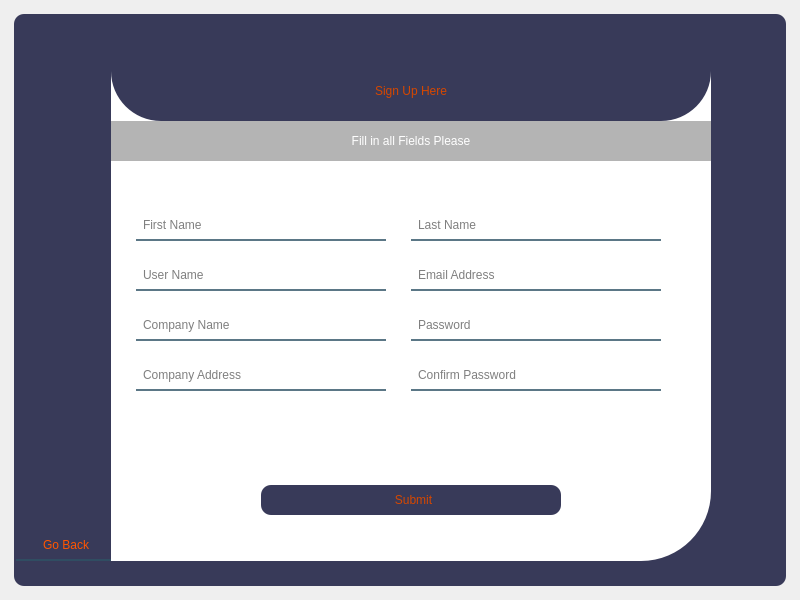
<?xml version="1.0" encoding="UTF-8"?>
<ui version="4.0">
 <class>Dialog</class>
 <widget class="QDialog" name="Dialog">
  <property name="geometry">
   <rect>
    <x>0</x>
    <y>0</y>
    <width>800</width>
    <height>600</height>
   </rect>
  </property>
  <property name="windowTitle">
   <string>Dialog</string>
  </property>
  <layout class="QVBoxLayout" name="verticalLayout">
   <item>
    <widget class="QWidget" name="widget" native="true">
     <property name="styleSheet">
      <string notr="true">QWidget#widget{
	background-color: rgb(56, 58, 89);
	color: rgb(220, 220, 220);
	border-radius: 10px;
	margin: 3px;
}</string>
     </property>
     <widget class="QFrame" name="frame">
      <property name="geometry">
       <rect>
        <x>100</x>
        <y>50</y>
        <width>600</width>
        <height>500</height>
       </rect>
      </property>
      <property name="styleSheet">
       <string notr="true">QFrame#frame{
	background-color: rgb(255, 255, 255);
	border-bottom-right-radius: 70px;
}</string>
      </property>
      <property name="frameShape">
       <enum>QFrame::StyledPanel</enum>
      </property>
      <property name="frameShadow">
       <enum>QFrame::Raised</enum>
      </property>
      <widget class="QLineEdit" name="firstnamefield">
       <property name="geometry">
        <rect>
         <x>25</x>
         <y>150</y>
         <width>250</width>
         <height>30</height>
        </rect>
       </property>
       <property name="sizePolicy">
        <sizepolicy hsizetype="Expanding" vsizetype="Expanding">
         <horstretch>0</horstretch>
         <verstretch>0</verstretch>
        </sizepolicy>
       </property>
       <property name="styleSheet">
        <string notr="true">QLineEdit{
	background-color: rgba(0, 0, 0, 0);
	border: none;
	border-bottom: 2px solid rgba(46, 82, 101, 200);
	padding-left: 5px;
}

QLineEdit:hover{
	background-color: rgba(0, 0, 0, 0);
	border: none;
	border-bottom: 2px solid rgb(255, 85, 0);
}
</string>
       </property>
       <property name="placeholderText">
        <string>First Name</string>
       </property>
      </widget>
      <widget class="QLineEdit" name="usernamefield">
       <property name="geometry">
        <rect>
         <x>25</x>
         <y>200</y>
         <width>250</width>
         <height>30</height>
        </rect>
       </property>
       <property name="styleSheet">
        <string notr="true">QLineEdit{
	background-color: rgba(0, 0, 0, 0);
	border: none;
	border-bottom: 2px solid rgba(46, 82, 101, 200);
	padding-left: 5px;
}

QLineEdit:hover{
	background-color: rgba(0, 0, 0, 0);
	border: none;
	border-bottom: 2px solid rgb(255, 85, 0);
}
</string>
       </property>
       <property name="placeholderText">
        <string>User Name</string>
       </property>
      </widget>
      <widget class="QPushButton" name="submit">
       <property name="geometry">
        <rect>
         <x>150</x>
         <y>424</y>
         <width>300</width>
         <height>30</height>
        </rect>
       </property>
       <property name="styleSheet">
        <string notr="true">QPushButton{
	font: 75 9pt &quot;Constantia&quot;;
	background-color: rgb(56, 58, 89);
	color: rgb(213, 71, 0);
	border: none;
	padding-left: 5px;
	border-radius: 10px;

}

QPushButton:hover{
	background-color: rgba(0, 0, 0, 0);
	border: none;
	border-bottom: 2px solid rgb(255, 85, 0);
	border-bottom-left-radius: 50px;
	border-bottom-right-radius: 50px
}
</string>
       </property>
       <property name="text">
        <string>Submit</string>
       </property>
      </widget>
      <widget class="QLabel" name="message">
       <property name="geometry">
        <rect>
         <x>100</x>
         <y>360</y>
         <width>400</width>
         <height>30</height>
        </rect>
       </property>
       <property name="styleSheet">
        <string notr="true">QLabel{
	color: rgb(255, 0, 0);
}
</string>
       </property>
       <property name="text">
        <string/>
       </property>
       <property name="alignment">
        <set>Qt::AlignCenter</set>
       </property>
      </widget>
      <widget class="QLineEdit" name="lastnamefield">
       <property name="geometry">
        <rect>
         <x>300</x>
         <y>150</y>
         <width>250</width>
         <height>30</height>
        </rect>
       </property>
       <property name="sizePolicy">
        <sizepolicy hsizetype="Expanding" vsizetype="Expanding">
         <horstretch>0</horstretch>
         <verstretch>0</verstretch>
        </sizepolicy>
       </property>
       <property name="styleSheet">
        <string notr="true">QLineEdit{
	background-color: rgba(0, 0, 0, 0);
	border: none;
	border-bottom: 2px solid rgba(46, 82, 101, 200);
	padding-left: 5px;
}

QLineEdit:hover{
	background-color: rgba(0, 0, 0, 0);
	border: none;
	border-bottom: 2px solid rgb(255, 85, 0);
}
</string>
       </property>
       <property name="placeholderText">
        <string>Last Name</string>
       </property>
      </widget>
      <widget class="QLineEdit" name="emailfield">
       <property name="geometry">
        <rect>
         <x>300</x>
         <y>200</y>
         <width>250</width>
         <height>30</height>
        </rect>
       </property>
       <property name="sizePolicy">
        <sizepolicy hsizetype="Expanding" vsizetype="Expanding">
         <horstretch>0</horstretch>
         <verstretch>0</verstretch>
        </sizepolicy>
       </property>
       <property name="styleSheet">
        <string notr="true">QLineEdit{
	background-color: rgba(0, 0, 0, 0);
	border: none;
	border-bottom: 2px solid rgba(46, 82, 101, 200);
	padding-left: 5px;
}

QLineEdit:hover{
	background-color: rgba(0, 0, 0, 0);
	border: none;
	border-bottom: 2px solid rgb(255, 85, 0);
}
</string>
       </property>
       <property name="placeholderText">
        <string>Email Address</string>
       </property>
      </widget>
      <widget class="QLineEdit" name="passwordfield">
       <property name="geometry">
        <rect>
         <x>300</x>
         <y>250</y>
         <width>250</width>
         <height>30</height>
        </rect>
       </property>
       <property name="sizePolicy">
        <sizepolicy hsizetype="Expanding" vsizetype="Expanding">
         <horstretch>0</horstretch>
         <verstretch>0</verstretch>
        </sizepolicy>
       </property>
       <property name="styleSheet">
        <string notr="true">QLineEdit{
	background-color: rgba(0, 0, 0, 0);
	border: none;
	border-bottom: 2px solid rgba(46, 82, 101, 200);
	padding-left: 5px;
}

QLineEdit:hover{
	background-color: rgba(0, 0, 0, 0);
	border: none;
	border-bottom: 2px solid rgb(255, 85, 0);
}
</string>
       </property>
       <property name="placeholderText">
        <string>Password</string>
       </property>
      </widget>
      <widget class="QLineEdit" name="confirmpasswordfield">
       <property name="geometry">
        <rect>
         <x>300</x>
         <y>300</y>
         <width>250</width>
         <height>30</height>
        </rect>
       </property>
       <property name="sizePolicy">
        <sizepolicy hsizetype="Expanding" vsizetype="Expanding">
         <horstretch>0</horstretch>
         <verstretch>0</verstretch>
        </sizepolicy>
       </property>
       <property name="styleSheet">
        <string notr="true">QLineEdit{
	background-color: rgba(0, 0, 0, 0);
	border: none;
	border-bottom: 2px solid rgba(46, 82, 101, 200);
	padding-left: 5px;
}

QLineEdit:hover{
	background-color: rgba(0, 0, 0, 0);
	border: none;
	border-bottom: 2px solid rgb(255, 85, 0);
}
</string>
       </property>
       <property name="placeholderText">
        <string>Confirm Password</string>
       </property>
      </widget>
      <widget class="QLineEdit" name="companynamefield">
       <property name="geometry">
        <rect>
         <x>25</x>
         <y>250</y>
         <width>250</width>
         <height>30</height>
        </rect>
       </property>
       <property name="sizePolicy">
        <sizepolicy hsizetype="Expanding" vsizetype="Expanding">
         <horstretch>0</horstretch>
         <verstretch>0</verstretch>
        </sizepolicy>
       </property>
       <property name="styleSheet">
        <string notr="true">QLineEdit{
	background-color: rgba(0, 0, 0, 0);
	border: none;
	border-bottom: 2px solid rgba(46, 82, 101, 200);
	padding-left: 5px;
}

QLineEdit:hover{
	background-color: rgba(0, 0, 0, 0);
	border: none;
	border-bottom: 2px solid rgb(255, 85, 0);
}
</string>
       </property>
       <property name="placeholderText">
        <string>Company Name</string>
       </property>
      </widget>
      <widget class="QLineEdit" name="companyaddressfield">
       <property name="geometry">
        <rect>
         <x>25</x>
         <y>300</y>
         <width>250</width>
         <height>30</height>
        </rect>
       </property>
       <property name="sizePolicy">
        <sizepolicy hsizetype="Expanding" vsizetype="Expanding">
         <horstretch>0</horstretch>
         <verstretch>0</verstretch>
        </sizepolicy>
       </property>
       <property name="styleSheet">
        <string notr="true">QLineEdit{
	background-color: rgba(0, 0, 0, 0);
	border: none;
	border-bottom: 2px solid rgba(46, 82, 101, 200);
	padding-left: 5px;
}

QLineEdit:hover{
	background-color: rgba(0, 0, 0, 0);
	border: none;
	border-bottom: 2px solid rgb(255, 85, 0);
}
</string>
       </property>
       <property name="text">
        <string/>
       </property>
       <property name="placeholderText">
        <string>Company Address</string>
       </property>
      </widget>
     </widget>
     <widget class="QLabel" name="label_2">
      <property name="geometry">
       <rect>
        <x>100</x>
        <y>110</y>
        <width>600</width>
        <height>40</height>
       </rect>
      </property>
      <property name="styleSheet">
       <string notr="true">QLabel{
	color: rgb(255, 255, 255);
	font: 75 8pt &quot;Constantia&quot;;
	background-color: rgba(0, 0, 0, 75);
}</string>
      </property>
      <property name="text">
       <string>Fill in all Fields Please</string>
      </property>
      <property name="alignment">
       <set>Qt::AlignCenter</set>
      </property>
     </widget>
     <widget class="QLabel" name="label">
      <property name="geometry">
       <rect>
        <x>100</x>
        <y>50</y>
        <width>600</width>
        <height>60</height>
       </rect>
      </property>
      <property name="styleSheet">
       <string notr="true">QLabel{
	background-color: rgb(56, 58, 89);
	color: rgb(213, 71, 0);
	font: 75 20pt &quot;Constantia&quot;;
	border-bottom-left-radius: 50px;
	border-bottom-right-radius: 50px;
}</string>
      </property>
      <property name="text">
       <string>Sign Up Here</string>
      </property>
      <property name="alignment">
       <set>Qt::AlignCenter</set>
      </property>
     </widget>
     <widget class="QFrame" name="frame_2">
      <property name="geometry">
       <rect>
        <x>100</x>
        <y>50</y>
        <width>600</width>
        <height>60</height>
       </rect>
      </property>
      <property name="styleSheet">
       <string notr="true">QFrame{
	border-bottom-left-radius: 50px;
	border-bottom-right-radius: 50px;
}</string>
      </property>
      <property name="frameShape">
       <enum>QFrame::StyledPanel</enum>
      </property>
      <property name="frameShadow">
       <enum>QFrame::Raised</enum>
      </property>
     </widget>
     <widget class="QPushButton" name="goback">
      <property name="geometry">
       <rect>
        <x>5</x>
        <y>520</y>
        <width>95</width>
        <height>30</height>
       </rect>
      </property>
      <property name="styleSheet">
       <string notr="true">QPushButton{
	font: 75 9pt &quot;Constantia&quot;;
	color: rgb(255, 85, 0);
	background-color: rgba(0, 0, 0, 0);
	border: none;
	border-bottom: 2px solid rgba(46, 82, 101, 200);
	padding-left: 5px;
}

QPushButton:hover{
	font: 75 9pt &quot;Constantia&quot;;
	color: rgb(255, 85, 0);
	background-color: rgba(0, 0, 0, 0);
	border: none;
	border-bottom: 2px solid rgb(255, 85, 0);
}
</string>
      </property>
      <property name="text">
       <string>Go Back</string>
      </property>
     </widget>
     <zorder>frame_2</zorder>
     <zorder>frame</zorder>
     <zorder>label_2</zorder>
     <zorder>label</zorder>
     <zorder>goback</zorder>
    </widget>
   </item>
  </layout>
 </widget>
 <resources/>
 <connections/>
</ui>
